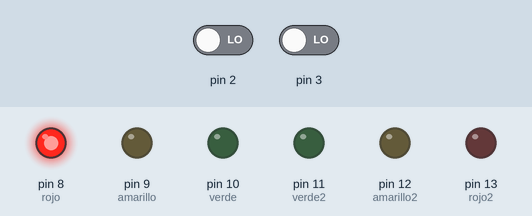
Bench run of a program on a simulated Arduino Uno, built with avr-gcc and run on an emulated ATmega328P. On the bench: output pins drawn as LEDs (lit = HIGH). Inputs (shaded band) come from the test bench; at power-on: pin 2 LOW, pin 3 LOW.

Above: at 0.5 s.
At 3.5 s:
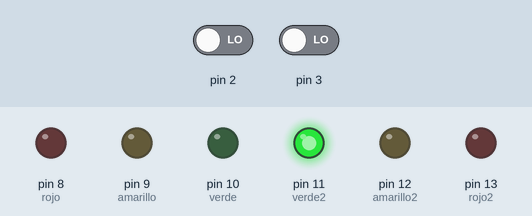
At 5.5 s:
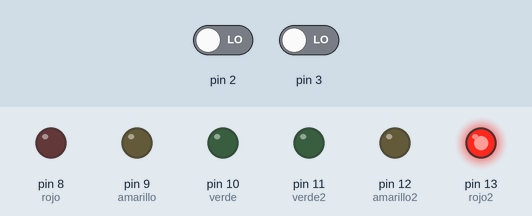
At 6.5 s:
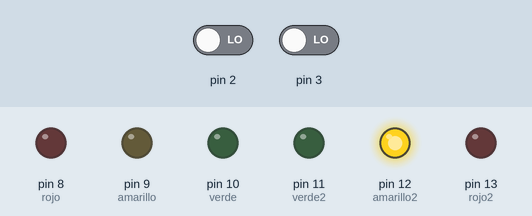
At 9.5 s:
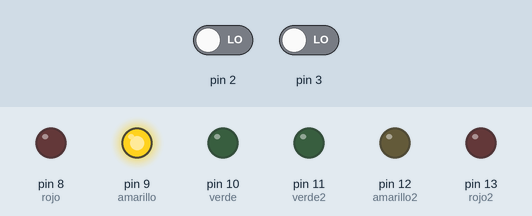
At 12.5 s:
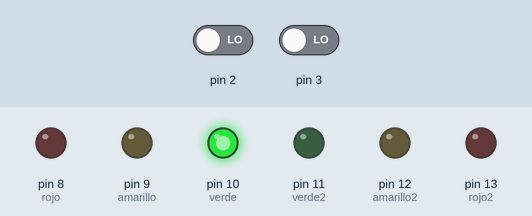
Timing chart, 0 to 13.0 s (numbered marks = the images above):
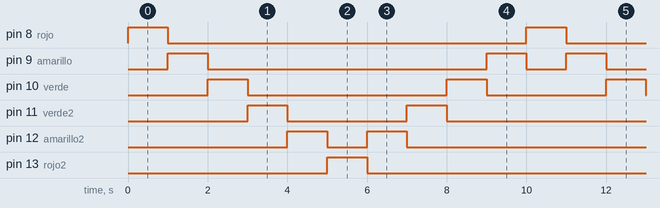

The program:

main.cpp
```cpp
#include <Arduino.h>
const int rojo = 8;
const int amarillo= 9;
const int verde = 10;
const int verde2 = 11;
const int amarillo2= 12;
const int rojo2 = 13;

volatile int tiempo = 1000;

void mas(){
  if(tiempo<=1500){
  delay(20);
  tiempo = tiempo + 5;
  }
}
void menos(){
  if(tiempo > 6){
  tiempo = tiempo - 5;
  delay(20);
  }
}

void setup() {
  pinMode(rojo, OUTPUT);
  pinMode(amarillo, OUTPUT);
  pinMode(verde, OUTPUT);
  pinMode(verde2, OUTPUT);
  pinMode(amarillo2, OUTPUT);
  pinMode(rojo2, OUTPUT);


  digitalWrite(rojo, LOW);
  digitalWrite(amarillo, LOW);
  digitalWrite(verde, LOW);
  digitalWrite(rojo2, LOW);
  digitalWrite(amarillo2, LOW);
  digitalWrite(verde2, LOW);

  attachInterrupt(digitalPinToInterrupt(2), mas, RISING);
  attachInterrupt(digitalPinToInterrupt(3), menos, RISING);

}

void loop() {
  digitalWrite(rojo, HIGH);
  delay(tiempo);
  digitalWrite(rojo,LOW);
  digitalWrite(amarillo, HIGH);
  delay(tiempo);
  digitalWrite(amarillo,LOW);
  digitalWrite(verde, HIGH);
  delay(tiempo);
  digitalWrite(verde,LOW);
  digitalWrite(verde2, HIGH);
  delay(tiempo);
  digitalWrite(verde2,LOW);
  digitalWrite(amarillo2, HIGH);
  delay(tiempo);
  digitalWrite(amarillo2,LOW);
  digitalWrite(rojo2, HIGH);
  delay(tiempo);
  digitalWrite(rojo2,LOW);
  digitalWrite(amarillo2, HIGH);
  delay(tiempo);
  digitalWrite(amarillo2,LOW);
  digitalWrite(verde2, HIGH);
  delay(tiempo);
  digitalWrite(verde2,LOW);
  digitalWrite(verde, HIGH);
  delay(tiempo);
  digitalWrite(verde,LOW);
  digitalWrite(amarillo, HIGH);
  delay(tiempo);
  digitalWrite(amarillo,LOW);

}
```

Measured:
- by itself, pin 8 (rojo), pin 13 (rojo2): alternates HIGH for 1.0 s and LOW for 9.0 s
- by itself, pin 9 (amarillo): repeats every 10.0 s: LOW 7.0 s, HIGH 1.0 s, LOW 1.0 s, HIGH 1.0 s
- by itself, pin 10 (verde): repeats every 10.0 s: LOW 5.0 s, HIGH 1.0 s, LOW 3.0 s, HIGH 1.0 s
- by itself, pin 11 (verde2): repeats every 10.0 s: LOW 3.0 s, HIGH 1.0 s, LOW 5.0 s, HIGH 1.0 s
- by itself, pin 12 (amarillo2): repeats every 10.0 s: LOW 1.0 s, HIGH 1.0 s, LOW 7.0 s, HIGH 1.0 s
